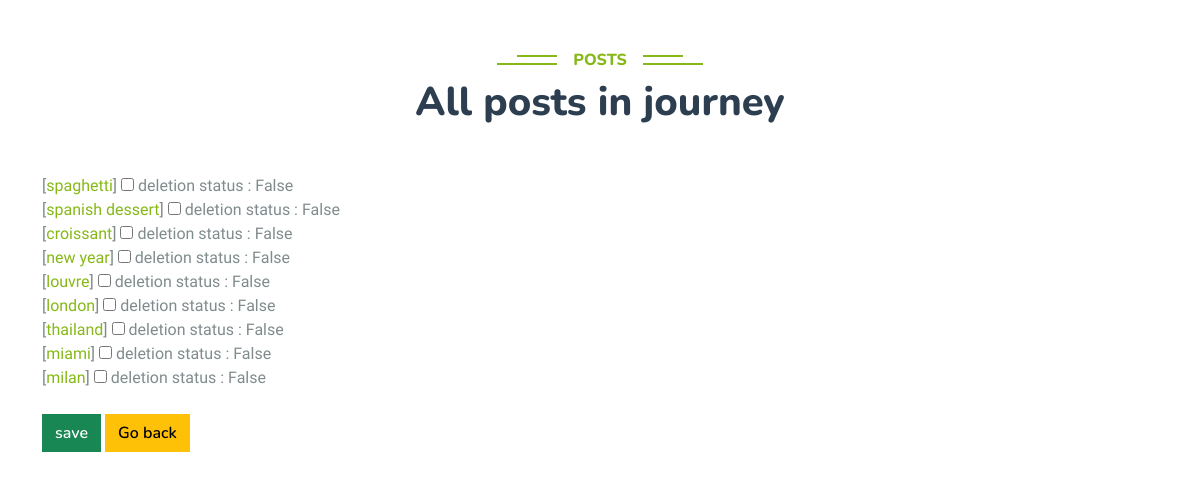
The page /posts-setting/ on the database its author committed.
### post_module/models.py (models this page shows, shortened)
class Post(models.Model):
    user = models.ForeignKey(User, on_delete=models.CASCADE)
    title = models.CharField(max_length=200)
    text = models.TextField()
    publish = models.DateTimeField(auto_now_add=True)
    last_edit = models.DateTimeField(auto_now=True)
    image = models.ImageField(upload_to='posts_pic', blank=True, null=True)
    is_delete = models.BooleanField(default=False)

### post_module/views.py (the view, shortened to what this page needs)
# urls.py: path('posts-setting/', PostsSettingView.as_view(), name='posts-setting-page'),
class PostsSettingView(StaffuserRequiredMixin, View):  # usage : profile_module / in staff part
    def get(self, request):
        posts = Post.objects.all()
        return render(request, '../../profile_module/templates/staff/posts-setting.html', {'posts': posts})

### profile_module/templates/staff/posts-setting.html (shortened to what this page needs)
{% extends 'base.html' %}
{% block content %}
    <div class="container-xxl py-5">
        <div class="container">
            <div class="text-center wow fadeInUp" data-wow-delay="0.1s"
                 style="visibility: visible; animation-delay: 0.1s; animation-name: fadeInUp;">
                <h6 class="section-title bg-white text-center text-primary px-3">posts</h6>
                <h1 class="mb-5">All posts in journey</h1>
            </div>
            <form method="post">{% csrf_token %}
                {% for post in posts %}
                    <div>
                        <label>[<a href="{% url 'post-detail-page' post.id %}">{{ post.title }}</a>]
                            <input type="checkbox" name="{{ post.id }}" {% if post.is_delete %} checked {% endif %}>
                        </label> deletion status : {{ post.is_delete }}
                    </div>
                {% endfor %}<br>
                <button class="btn btn-success">save</button>
                <a class="btn btn-warning" href="{% url 'staff-page' %}">Go back</a>
            </form>
        </div>
    </div>
{% endblock %}

### static/css/style.css (style rules this page uses)
:root { --primary: #86B817; --secondary: #FE8800; --light: #F5F5F5; --dark: #14141F; }
.btn { font-family: 'Nunito', sans-serif; font-weight: 600; transition: .5s; }
.section-title { position: relative; display: inline-block; text-transform: uppercase; }
.section-title::before { position: absolute; content: ""; width: calc(100% + 80px); height: 2px; top: 4px; left: -40px; background: var(--primary); z-index: -1; }
.section-title::after { position: absolute; content: ""; width: calc(100% + 120px); height: 2px; bottom: 5px; left: -60px; background: var(--primary); z-index: -1; }

### rows shown on the page
Post: title "spaghetti", is_delete "False"
Post: title "spanish dessert", is_delete "False"
Post: title "croissant", is_delete "False"
Post: title "new year", is_delete "False"
Post: title "louvre", is_delete "False"
Post: title "london", is_delete "False"
Post: title "thailand", is_delete "False"
Post: title "miami", is_delete "False"
Post: title "milan", is_delete "False"
